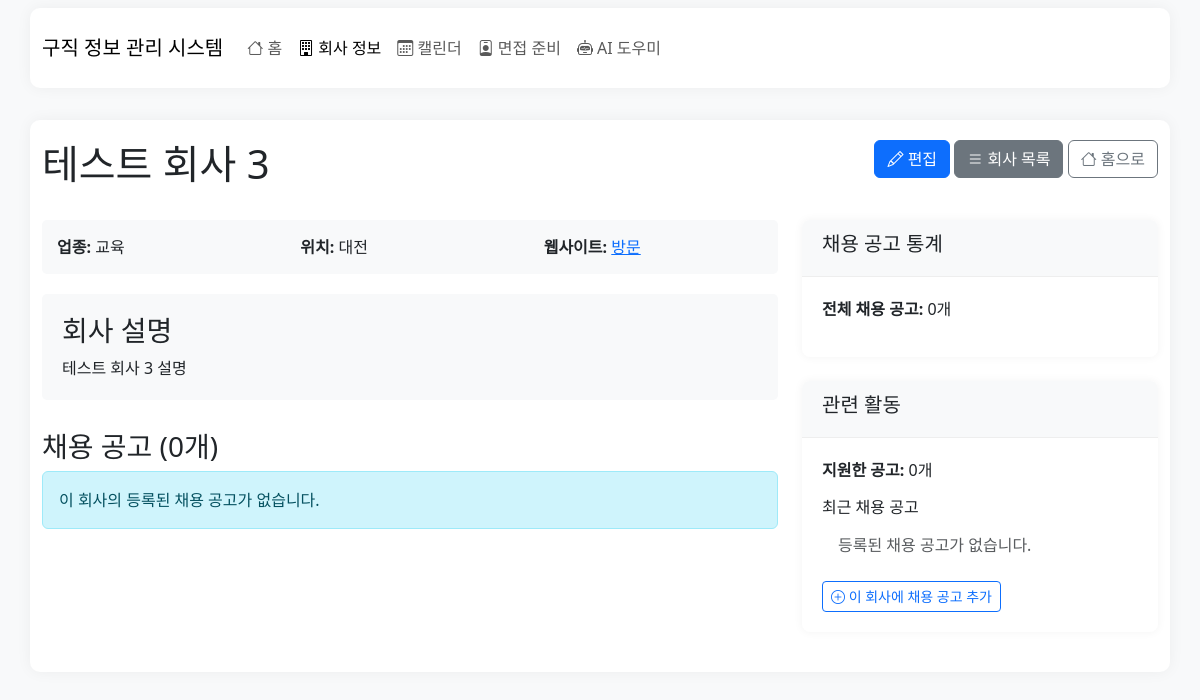
/companies/companies/3, run on an earlier commit of the app's database.
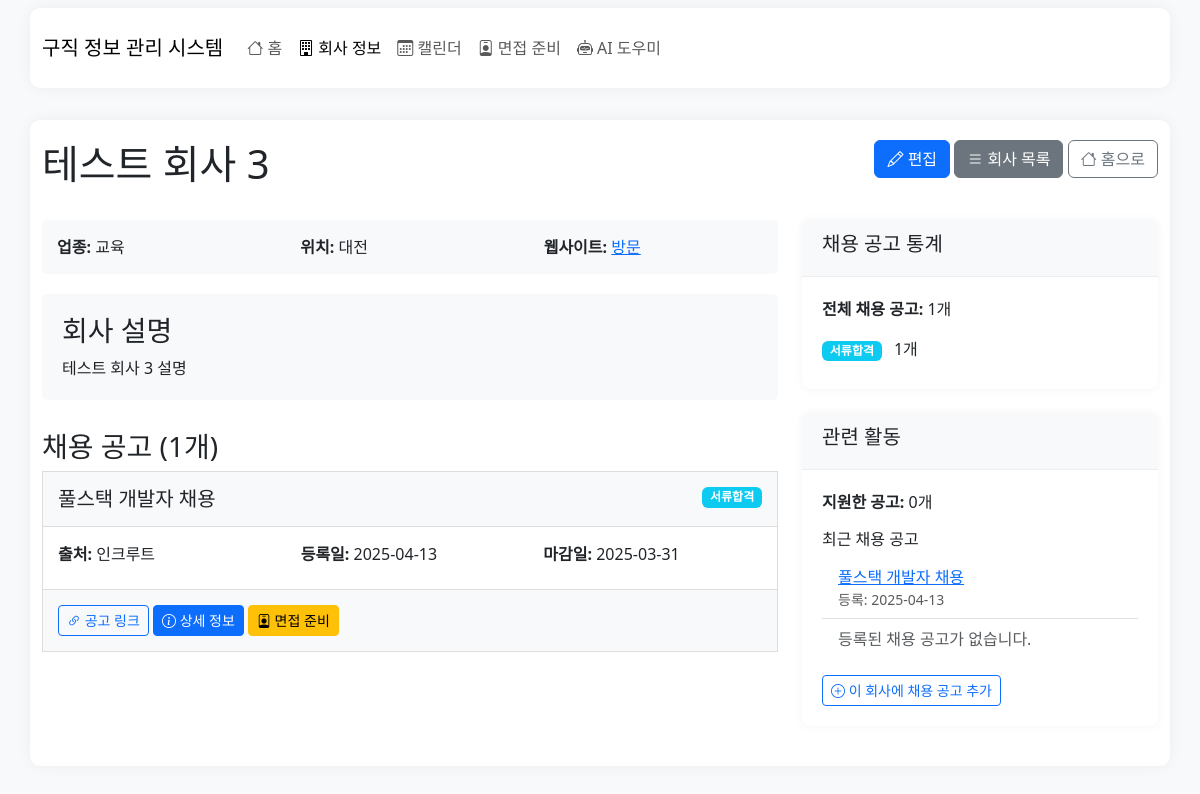
And on a later commit of the database.
### models.py (models this page shows, shortened)
class Job(db.Model):
    id = db.Column(db.Integer, primary_key=True)
    site = db.Column(db.String(100), nullable=False)
    company_name = db.Column(db.String(200), nullable=False)
    title = db.Column(db.String(300), nullable=False)
    url = db.Column(db.String(500), nullable=False)
    status = db.Column(db.String(20), default='미지원')  # '미지원', '지원', '서류합격', '1차면접', '2차면접', '최종합격', '불합격', '보류' 중 하나
    note = db.Column(db.Text, nullable=True)  # 메모 저장을 위한 필드
    deadline = db.Column(db.Date, nullable=True)  # 마감일 추가
    created_at = db.Column(db.DateTime, default=datetime.utcnow)
    applied = db.Column(db.Boolean, default=False)
    resume = db.Column(db.Text, nullable=True)  # 자기소개서 내용
    resume_file = db.Column(db.String(500), nullable=True)  # 자기소개서 파일 경로
    portfolio_file = db.Column(db.String(500), nullable=True)  # 포트폴리오 파일 경로
    application_date = db.Column(db.Date, nullable=True)  # 지원 날짜
    company_id = db.Column(db.Integer, db.ForeignKey('company.id'), nullable=True)

### routes/company_routes.py (the view)
@companies.route('/companies/<int:company_id>')
def company_detail(company_id):
    company = Company.query.get_or_404(company_id)
    jobs = Job.query.filter_by(company_id=company_id).order_by(Job.created_at.desc()).all()
    return render_template('company_detail.html', company=company, jobs=jobs, mcp_enabled=current_app.config.get('MCP_ENABLED', False))

### app.py (called while the page is built)
@app.teardown_appcontext
def teardown_mcp(exception):
    if mcp_enabled:
        shutdown()

### mcp/__init__.py (called while the page is built)
def shutdown():
    global _client
    if _client:
        run_async(_client.close())
        _client = None

### templates/company_detail.html (shortened to what the changed rows need)
{% extends 'base.html' %}
{% block content %}
<div class="row mb-4">
    <div class="col-md-8">
        <h1>{{ company.name }}</h1>
    </div>
</div>
<div class="row">
    <div class="col-md-8">
        <div class="jobs-section">
            <h3>채용 공고 ({{ jobs|length }}개)</h3>
            {% if jobs %}
                {% for job in jobs %}
                <div class="job-card">
                    <div class="job-card-header">
                        <h5 class="mb-0">{{ job.title }}</h5>
                        <span class="badge
                            {% if job.status == '미지원' %}bg-secondary
                            {% elif job.status == '지원' %}bg-primary
                            {% elif job.status == '서류합격' %}bg-info
                            {% elif job.status == '1차면접' or job.status == '2차면접' %}bg-warning
                            {% elif job.status == '최종합격' %}bg-success
                            {% elif job.status == '불합격' %}bg-danger
                            {% else %}bg-secondary{% endif %}
                            status-badge">{{ job.status }}</span>
                    </div>
                    <div class="job-card-body">
                        <div class="row mb-2">
                            <div class="col-md-4">
                                <strong>출처:</strong> {{ job.site }}
                            </div>
                            <div class="col-md-4">
                                <strong>등록일:</strong> {{ job.created_at.strftime('%Y-%m-%d') if job.created_at else '정보 없음' }}
                            </div>
                            <div class="col-md-4">
                                <strong>마감일:</strong> {{ job.deadline or '정보 없음' }}
                            </div>
                        </div>
                    </div>
                    <div class="job-card-footer">
                        <a href="{{ job.url }}" target="_blank" class="btn btn-sm btn-outline-primary">
                            <i class="bi bi-link-45deg"></i> 공고 링크
                        </a>
                        <a href="{{ url_for('jobs.job_detail', job_id=job.id) }}" class="btn btn-sm btn-primary">
                            <i class="bi bi-info-circle"></i> 상세 정보
                        </a>
                        {% if job.status in ['서류합격', '1차면접', '2차면접'] %}
                        <a href="{{ url_for('interview.interview_prep_for_job', job_id=job.id) }}" class="btn btn-sm btn-warning">
                            <i class="bi bi-person-badge"></i> 면접 준비
                        </a>
                        {% endif %}
                    </div>
                </div>
                {% endfor %}
            {% else %}
                <div class="alert alert-info">
                    이 회사의 등록된 채용 공고가 없습니다.
                </div>
            {% endif %}
        </div>
    </div>
    <div class="col-md-4">
        <div class="card mb-4">
            <div class="card-body">
                <div class="mb-3">
                    <strong>전체 채용 공고:</strong> {{ jobs|length }}개
                </div>
                {% set status_counts = {'미지원': 0, '지원': 0, '서류합격': 0, '1차면접': 0, '2차면접': 0, '최종합격': 0, '불합격': 0, '보류': 0} %}
                {% for job in jobs %}
                    {% if job.status in status_counts %}
                        {% set _ = status_counts.update({job.status: status_counts[job.status] + 1}) %}
                    {% endif %}
                {% endfor %}
                {% for status, count in status_counts.items() %}
                    {% if count > 0 %}
                    <div class="mb-2">
                        <span class="badge
                            {% if status == '미지원' %}bg-secondary
                            {% elif status == '지원' %}bg-primary
                            {% elif status == '서류합격' %}bg-info
                            {% elif status == '1차면접' or status == '2차면접' %}bg-warning
                            {% elif status == '최종합격' %}bg-success
                            {% elif status == '불합격' %}bg-danger
                            {% else %}bg-secondary{% endif %}">
                            {{ status }}
                        </span>
                        <span class="ms-2">{{ count }}개</span>
                    </div>
                    {% endif %}
                {% endfor %}
            </div>
        </div>
        <div class="card">
            <div class="card-body">
                {% set application_count = 0 %}
                {% for job in jobs %}
                    {% if job.status != '미지원' %}
                        {% set application_count = application_count + 1 %}
                    {% endif %}
                {% endfor %}
                <ul class="list-group list-group-flush">
                    {% set recent_job_count = 0 %}
                    {% for job in jobs|sort(attribute='created_at', reverse=True) %}
                        {% if recent_job_count < 3 %}
                            {% set recent_job_count = recent_job_count + 1 %}
                            <li class="list-group-item">
                                <a href="{{ url_for('jobs.job_detail', job_id=job.id) }}">{{ job.title }}</a>
                                <small class="text-muted d-block">등록: {{ job.created_at.strftime('%Y-%m-%d') if job.created_at else '정보 없음' }}</small>
                            </li>
                        {% endif %}
                    {% endfor %}
                </ul>
            </div>
        </div>
    </div>
</div>
{% endblock %}

What changed in the data, as far as the page shows it:
now on this page (row edited): Job: title "풀스택 개발자 채용", status "서류합격", site "인크루트", created_at "2025-04-13", deadline "2025-03-31"
Also different on the page:
{{ jobs|length }}: "0" → "1"
new list line: "서류합격 1 개"
text no longer shown: "이 회사의 등록된 채용 공고가 없습니다."
